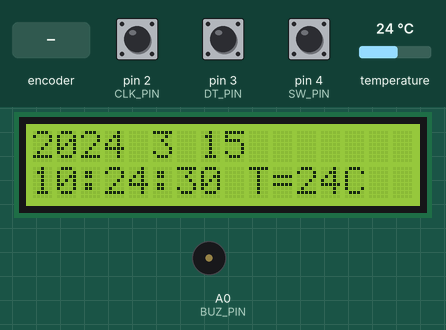
Bench run of a sketch on a simulated Arduino Uno, built with avr-gcc and run on an emulated ATmega328P. On the bench: 16×2 character LCD, buzzer (waves = sounding). The test bench sets the inputs (shaded band); at power-on: temperature 24 °C, pin 4 (SW_PIN) HIGH, pin 2 (CLK_PIN) HIGH, pin 3 (DT_PIN) HIGH. The local clock reads 2024-03-15 10:24:30 at power-on unless the sketch sets it; what the sketch prints to the serial monitor is not drawn.

Above: at 0.1 s.
1.3 s: temperature set to 12 °C
At 2.36 s:
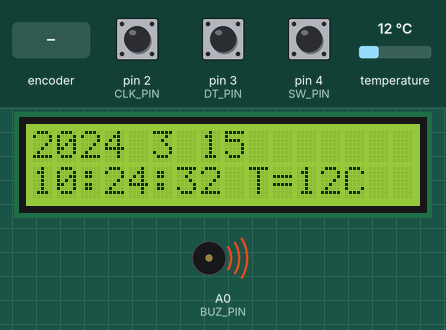
3.6 s: rotary encoder on pin 2 (CLK_PIN) / pin 3 (DT_PIN) turned 1 step (first pin leading)
5.3 s: pin 4 (SW_PIN) pulled LOW for 1.25 s
8.0 s: temperature set to 19 °C
At 9.5 s:
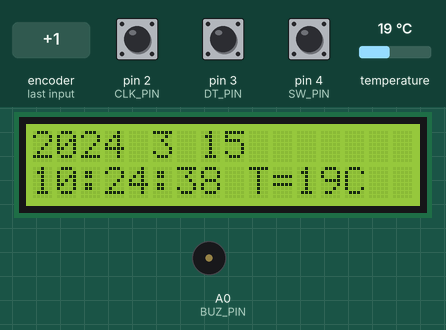
10.1 s: pin 4 (SW_PIN) pulled LOW for 1.25 s
At 15.39 s:
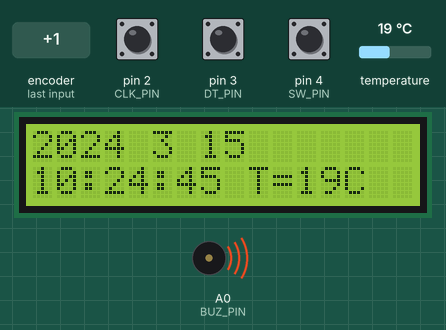
15.5 s: temperature set to 28 °C
At 31.6 s:
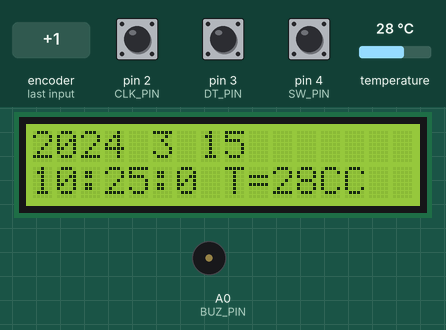
Timing chart, 0 to 32.6 s (numbered marks = the images above; inputs shaded):
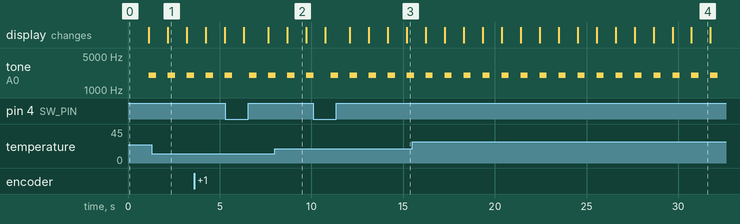

The sketch:

clock.ino
```cpp
/*Header files*/
#include <DS3231.h>
#include <Wire.h>
#include <LiquidCrystal_I2C.h>
/*Header files*/

/*Pin definitions*/
const int BUZ_PIN = A0;
const int CLK_PIN = 2;  // 旋轉編碼器定義連接腳位
const int DT_PIN = 3;   // 旋轉編碼器
const int SW_PIN = 4;   // 旋轉編碼器
const int interruptA = 0; // UNO腳位2是interrupt 0
/*Pin definitions*/

/*Settings*/
#define HONK_PERIOD 400 //喇叭每段持續時間
#define HONK_FRE 2000 //喇叭音色

/*Settings*/

/*Global Variables*/
LiquidCrystal_I2C lcd(0x27, 16, 2); //LCD
DS3231 Clock;
bool h12;
bool PM;
byte ADay, AHour, AMinute, ASecond, ABits;
bool ADy, A12h, Apm;
boolean isHonk = 0;
long long lastHonk = 0;
bool Century = false;
int alarmH = 0, alarmM = 0;
volatile long count = 0; //旋轉編碼器
unsigned long t = 0;
/*Global Variables*/


void setup() {
  // Start the I2C interface
  Wire.begin();
  // Start the serial interface
  Serial.begin(9600);
  // LCD initialize
  lcd.begin();
  // Turn on the blacklight and print a message.
  lcd.backlight();
  // 旋轉編碼器
  attachInterrupt(interruptA, rotaryEncoderChanged, FALLING);
  pinMode(CLK_PIN, INPUT_PULLUP); // 輸入模式並啟用內建上拉電阻
  pinMode(DT_PIN, INPUT_PULLUP);
  pinMode(SW_PIN, INPUT_PULLUP);
}

void loop() {
  lcd.setCursor ( 0, 0 );            // go to the top left corner
  // Start with the year
  lcd.print("2");
  if (Century) {      // Won't need this for 89 years.
    lcd.print("1");
  } else {
    lcd.print("0");
  }
  lcd.print(Clock.getYear(), DEC);
  lcd.print(' ');
  // then the month
  lcd.print(Clock.getMonth(Century), DEC);
  lcd.print(' ');
  // then the date
  lcd.print(Clock.getDate(), DEC);
  lcd.print(' ');
  // Finally the hour, minute, and second
  lcd.setCursor ( 0, 1 );  // go ti second row
  lcd.print(Clock.getHour(h12, PM), DEC);
  lcd.print(':');
  lcd.print(Clock.getMinute(), DEC);
  lcd.print(':');
  lcd.print(Clock.getSecond(), DEC);
  // Display the temperature
  lcd.print(" T=");
  lcd.print(Clock.getTemperature(), 0);
  lcd.print("C");

  // 鬧鐘設定
  if(digitalRead(SW_PIN) == LOW){ // 按下開關，歸零
    count = 0;
    Serial.println("count reset to 0");
    delay(300);
  }


  // Tell whether the time is (likely to be) valid
  if (Clock.oscillatorCheck()) {
    Serial.print(" O+");
  } else {
    Serial.print(" O-");
  }
  // Indicate whether an alarm went off
  if (Clock.checkIfAlarm(1)) {
    Serial.print(" A1!");
  }
  if (Clock.checkIfAlarm(2)) {
    Serial.print(" A2!");
  }
  // New line on display
  Serial.print('\n');
  // Display Alarm 1 information
  Serial.print("Alarm 1: ");
  Clock.getA1Time(ADay, AHour, AMinute, ASecond, ABits, ADy, A12h, Apm);
  Serial.print(ADay, DEC);
  if (ADy) {
    Serial.print(" DoW");
  } else {
    Serial.print(" Date");
  }
  Serial.print(' ');
  Serial.print(AHour, DEC);
  Serial.print(' ');
  Serial.print(AMinute, DEC);
  Serial.print(' ');
  Serial.print(ASecond, DEC);
  Serial.print(' ');
  if (A12h) {
    if (Apm) {
      Serial.print('pm ');
    } else {
      Serial.print('am ');
    }
  }
  if (Clock.checkAlarmEnabled(1)) {
    Serial.print("enabled");
  }
  Serial.print('\n');
  // Display Alarm 2 information
  Serial.print("Alarm 2: ");
  Clock.getA2Time(ADay, AHour, AMinute, ABits, ADy, A12h, Apm);
  Serial.print(ADay, DEC);
  if (ADy) {
    Serial.print(" DoW");
  } else {
    Serial.print(" Date");
  }
  Serial.print(' ');
  Serial.print(AHour, DEC);
  Serial.print(' ');
  Serial.print(AMinute, DEC);
  Serial.print(' ');
  if (A12h) {
    if (Apm) {
      Serial.print('pm');
    } else {
      Serial.print('am');
    }
  }
  if (Clock.checkAlarmEnabled(2)) {
    Serial.print("enabled");
  }
  // display alarm bits
  Serial.print('\nAlarm bits: ');
  Serial.print(ABits, BIN);

  Serial.print('\n');
  Serial.print('\n');
  hornManager(1);
  delay(1000);
}

void hornManager(boolean honkControl) {
  if (honkControl == 1) {
    if (millis() >= lastHonk + HONK_PERIOD * 2) {
      tone(BUZ_PIN, HONK_FRE, HONK_PERIOD);
      lastHonk = millis();
    }
  }
}

void rotaryEncoderChanged(){ // when CLK_PIN is FALLING (旋轉編碼器)
  unsigned long temp = millis();
  if(temp - t < 200) // 去彈跳
    return;
  t = temp;

  // DT_PIN的狀態代表正轉或逆轉
  count += digitalRead(DT_PIN) == HIGH ? 1 : -1;
  Serial.println(count);
}
```

Measured:
- by itself, tone on A0 (BUZ_PIN): alternates 2000 Hz for 0.40 s and silent for 0.64 s
- what the display in image 1 shows lasts 1.0 s, from 2.2 s to 3.2 s
